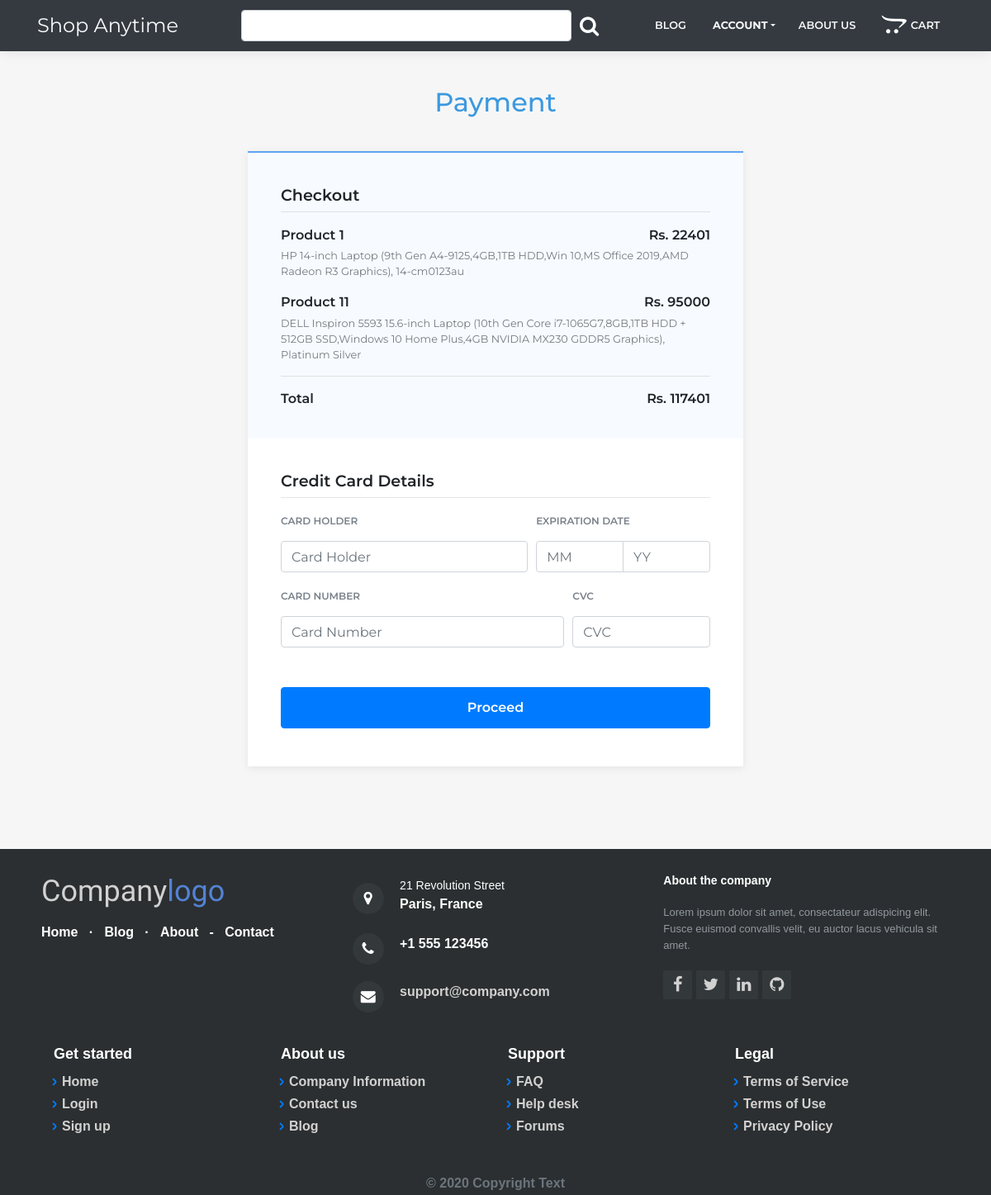
/internal/payment/ (signed in), run on the app's committed database.
### account/models.py (models this page shows, shortened)
class Laptop(models.Model):
    sr = models.IntegerField(primary_key=True)
    company = models.CharField(max_length=50)
    name = models.CharField(max_length=200)
    rating = models.FloatField()
    no_rating = models.IntegerField()
    mrp = models.IntegerField()
    price = models.IntegerField()
    less = models.IntegerField()
    l1 =models.CharField(max_length=200)
    l2 =models.CharField(max_length=200)
    l3 =models.CharField(max_length=200)
    l4 =models.CharField(max_length=200)
    l5 =models.CharField(max_length=200)
    Screen_Size = models.CharField(max_length=50)
    Maximum_Display_Resolution = models.CharField(max_length=50)
    Item_Weight = models.CharField(max_length=50)
    Product_Dimensions = models.CharField(max_length=50)
    Batteries = models.CharField(max_length=100)
    Processor_Brand = models.CharField(max_length=50)
    Processor_Type = models.CharField(max_length=50)
    RAM_Size = models.CharField(max_length=50)
    Memory_Technology = models.CharField(max_length=50)
    Hard_Drive_Size = models.CharField(max_length=50)
    Hard_Disk_Technology = models.CharField(max_length=50)
    Graphics_Coprocessor = models.CharField(max_length=50)
    Operating_System = models.CharField(max_length=50)
    Date_First_Available = models.CharField(max_length=50)

### internal/views.py (the view)
# urls.py: path('payment/',views.payment),
def payment(request):
    price = 0
    l = []
    email = request.session.get('email')
    obj = Adduser.objects.get(email=email)
    prod = Laptop.objects.all()
    prod=list(prod)
    ec = obj.ecart
    if ec:ec = list(map(int,ec.split(',')))
    else:ec = []
    for i in ec:
        l.append([prod[i].name,prod[i].price,i+1])
        price += prod[i].price
    params = {'l':l,'price':price,'inout':'LOGOUT','inoutl':'/account/logout/'}
    return render(request,'payment-page.html',params)

### templates/payment-page.html (shortened to what this page needs)
<!DOCTYPE html>
<html>
<head>
    <link rel="stylesheet" href="/static/bootstrap/css/bootstrap.min.css">
    <link rel="stylesheet" href="/static/fonts/font-awesome.min.css">
    <link rel="stylesheet" href="/static/fonts/ionicons.min.css">
    <link rel="stylesheet" href="/static/fonts/simple-line-icons.min.css">
    <link rel="stylesheet" href="/static/css/Bootstrap-Cards-v2.css">
    <link rel="stylesheet" href="https://cdnjs.cloudflare.com/ajax/libs/baguettebox.js/1.10.0/baguetteBox.min.css">
    <link rel="stylesheet" href="https://cdnjs.cloudflare.com/ajax/libs/bootstrap-slider/10.0.2/css/bootstrap-slider.min.css">
    <link rel="stylesheet" href="/static/css/Navigation-with-Search.css">
    <link rel="stylesheet" href="/static/css/News-Cards.css">
    <link rel="stylesheet" href="/static/css/Pretty-Footer.css">
    <link rel="stylesheet" href="/static/css/smoothproducts.css">
</head>
<body>
    <nav class="navbar navbar-light navbar-expand-lg fixed-top bg-dark clean-navbar" style="color: rgb(255,255,255);padding-bottom: 8px;padding-top: 8px;">
        <div class="container"><a class="navbar-brand text-light logo" href="\">Shop Anytime</a>
            <div class="collapse navbar-collapse"
                id="navcol-1" style="margin-left: 60px;">
                <form class="form-inline" action="/internal/search/">
                    <div class="form-group" style="margin-right: 20px;"><input class="form-control search-field" type="search" id="search-field" name="search" style="width: 400px;"><i class="fa fa-search" style="font-size: 25px;margin-left: 10px;"></i></div>
                </form>
                <ul class="nav navbar-nav" style="margin-left: 40px;">
                    <li class="nav-item" role="presentation" style="padding-right: 20px;"><a class="nav-link text-light" href="/internal/blog/">Blog</a></li>
                    <li role="presentation" class="nav-item" style="padding-right: 16px;padding-top: 1px;">
                        <div class="nav-item dropdown" style="padding: 4px;"><a data-toggle="dropdown" aria-expanded="false" class="dropdown-toggle text-light" href="#" style="font-size: 12.8px;"><strong>ACCOUNT</strong></a>
                        </div>
                    </li>
                    <li class="nav-item" role="presentation" style="padding-right: 15px;"><a class="nav-link text-light" href="/internal/about/">About Us</a></li>
                    <li class="nav-item" role="presentation" style="padding-right: 0px;"><a class="nav-link text-light" href="/internal/cart/">CART<i class="fa fa-opencart float-left nav-link" style="font-size: 23px;padding: 0px;margin-top: -3px;color: #ffffff;margin-right: 6px;"></i></a></li>
                </ul>
            </div>
        </div>
    </nav>
    <main class="page payment-page" style="padding-top: 25px;margin-bottom: -80px;">
        <section class="clean-block payment-form dark">
            <div class="container">
                <div class="block-heading">
                    <h2 class="text-info">Payment</h2>
                </div>
                <form>
                    <div class="products">
                        <h3 class="title">Checkout</h3>
                        {% for i,j,k in l %}
                        <div class="item"><span class="price">Rs. {{ j }}</span>
                            <p class="item-name">Product {{ k }}</p>
                            <p class="item-description">{{ i }}</p>
                        </div>
                        {% endfor %}
                        <div class="total"><span>Total</span><span class="price">Rs. {{ price }}</span></div>
                    </div>
                    <div class="card-details">
                        <h3 class="title">Credit Card Details</h3>
                        <div class="form-row">
                            <div class="col-sm-7">
                                <div class="form-group"><label for="card-holder">Card Holder</label><input class="form-control" type="text" placeholder="Card Holder"></div>
                            </div>
                            <div class="col-sm-5">
                                <div class="form-group"><label>Expiration date</label>
                                    <div class="input-group expiration-date"><input class="form-control" type="text" placeholder="MM"><input class="form-control" type="text" placeholder="YY"></div>
                                </div>
                            </div>
                            <div class="col-sm-8">
                                <div class="form-group"><label for="card-number">Card Number</label><input class="form-control" type="text" id="card-number" placeholder="Card Number"></div>
                            </div>
                            <div class="col-sm-4">
                                <div class="form-group"><label for="cvc">CVC</label><input class="form-control" type="text" id="cvc" placeholder="CVC"></div>
                            </div>
                            <div class="col-sm-12">
                                <div class="form-group"><button class="btn btn-primary btn-block" type="submit">Proceed</button></div>
                            </div>
                        </div>
                    </div>
                </form>
            </div>
        </section>
    </main>
    <footer class="page-footer dark">
        <div class="row">
            <div class="col-sm-6 col-md-4 footer-navigation">
                <h3><a href="#">Company<span>logo </span></a></h3>
                <p class="links"><a href="/">Home</a><strong>&nbsp; &nbsp;·&nbsp; &nbsp;</strong><a href="/internal/blog/">Blog</a><strong>&nbsp; &nbsp;·&nbsp; &nbsp;</strong><a href="/internal/about/">About</a><strong>&nbsp; &nbsp;-&nbsp; &nbsp;</strong><a href="/internal/contact/">Contact</a></p>
            </div>
            <div class="col-sm-6 col-md-4 footer-contacts">
                <div><span class="fa fa-map-marker footer-contacts-icon"> </span>
                    <p><span class="new-line-span">21 Revolution Street</span> Paris, France</p>
                </div>
                <div><i class="fa fa-phone footer-contacts-icon"></i>
                    <p class="footer-center-info email text-left"> +1 555 123456</p>
                </div>
                <div><i class="fa fa-envelope footer-contacts-icon"></i>
                    <p> <a href="#" target="_blank">support@company.com</a></p>
                </div>
            </div>
            <div class="col-md-4 footer-about">
                <h4>About the company</h4>
                <p> Lorem ipsum dolor sit amet, consectateur adispicing elit. Fusce euismod convallis velit, eu auctor lacus vehicula sit amet. </p>
                <div class="social-links social-icons"><a href="#"><i class="fa fa-facebook"></i></a><a href="#"><i class="fa fa-twitter"></i></a><a href="#"><i class="fa fa-linkedin"></i></a><a href="#"><i class="fa fa-github"></i></a></div>
            </div>
        </div>
        <div class="container">
            <div class="row">
                <div class="col-sm-3">
                    <h5>Get started</h5>
                    <ul>
                        <li><a href="/">Home</a></li>
                        <li><a href="/account/login/">Login</a></li>
                        <li><a href="/account/register/">Sign up</a></li>
                    </ul>
                </div>
                <div class="col-sm-3">
                    <h5>About us</h5>
                    <ul>
                        <li><a href="/internal/about/">Company Information</a></li>
                        <li><a href="/internal/contact/">Contact us</a></li>
                        <li><a href="/internal/blog/">Blog</a></li>
                    </ul>
                </div>
                <div class="col-sm-3">
                    <h5>Support</h5>
                    <ul>
                        <li><a href="/internal/contact/">FAQ</a></li>
                        <li><a href="/internal/contact/">Help desk</a></li>
                        <li><a href="/internal/contact/">Forums</a></li>
                    </ul>
                </div>
                <div class="col-sm-3">
                    <h5>Legal</h5>
                    <ul>
                        <li><a href="#">Terms of Service</a></li>
                        <li><a href="#">Terms of Use</a></li>
                        <li><a href="#">Privacy Policy</a></li>
                    </ul>
                </div>
            </div>
        </div>
        <div class="row text-secondary" style="margin-top: 30px;margin-bottom: -50px;">
            <div class="col offset-xl-0 text-center">
                <p style="margin: 0px;">© 2020 Copyright Text</p>
            </div>
        </div>
    </footer>
</body>
</html>

### static/css/Pretty-Footer.css (style rules this page uses)
footer { background-color: #292c2f; box-shadow: 0 1px 1px 0 rgba(0, 0, 0, 0.12); box-sizing: border-box; width: 100%; text-align: left; font: bold 16px sans-serif; padding: 55px 50px; margin-top: 80px; bottom: 0; color: #fff; }
.footer-navigation h3 { margin: 0; font: normal 36px Cookie, cursive; margin-bottom: 20px; color: #fff; }
.footer-navigation h3 a { text-decoration: none; color: #fff; }
.footer-navigation h3 span { color: #5383d3; }
.footer-navigation p.links a { color: #fff; text-decoration: none; }
.footer-contacts p { display: inline-block; color: #ffffff; vertical-align: middle; }
.footer-contacts p a { color: #5383d3; text-decoration: none; }
.fa.footer-contacts-icon { background-color: #33383b; color: #fff; font-size: 18px; width: 38px; height: 38px; border-radius: 50%; text-align: center; line-height: 38px; margin: 10px 15px 10px 0; }
span.new-line-span { display: block; font-weight: normal; display: block; font-weight: normal; font-size: 14px; line-height: 2; }
.footer-about h4 { display: block; color: #fff; font-size: 14px; font-weight: bold; margin-bottom: 20px; }
.footer-about p { line-height: 20px; color: #92999f; font-size: 13px; font-weight: normal; margin: 0; }
div.social-links { margin-top: 20px; color: #fff; }
.social-links a { display: inline-block; width: 35px; height: 35px; cursor: pointer; background-color: #33383b; border-radius: 2px; font-size: 20px; color: #ffffff; text-align: center; line-height: 35px; margin-right: 5px; margin-bottom: 5px; }

### static/css/smoothproducts.css (style rules this page uses)
html, body { height: 100%; width: 100%; }

### data on the page
Laptop: l "HP 14-inch Laptop (9th Gen A4-9125,4GB,1TB HDD,Win 10,MS Office 2019,AMD Radeon R3 Graphics), 14-cm0123au"
Laptop: l "DELL Inspiron 5593 15.6-inch Laptop (10th Gen Core i7-1065G7,8GB,1TB HDD + 512GB SSD,Windows 10 Home Plus,4GB NVIDIA MX230 GDDR5 Graphics), Platinum Silver"

### other printed values
{{ j }} "22401" "95000"
{{ k }} "1" "11"
{{ price }} "117401"
